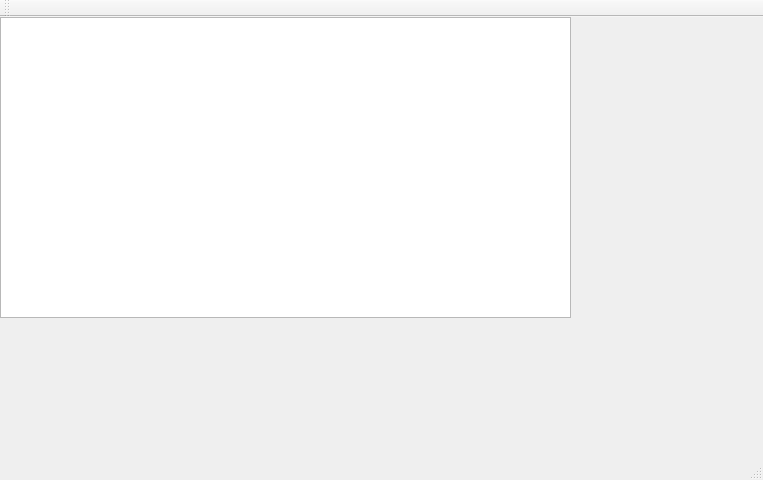
<?xml version="1.0" encoding="UTF-8"?>
<ui version="4.0">
 <class>MainWindow</class>
 <widget class="QMainWindow" name="MainWindow">
  <property name="geometry">
   <rect>
    <x>0</x>
    <y>0</y>
    <width>763</width>
    <height>480</height>
   </rect>
  </property>
  <property name="windowTitle">
   <string>MainWindow</string>
  </property>
  <widget class="QWidget" name="centralWidget">
   <widget class="QGraphicsView" name="graphicsView">
    <property name="geometry">
     <rect>
      <x>0</x>
      <y>0</y>
      <width>571</width>
      <height>301</height>
     </rect>
    </property>
   </widget>
  </widget>
  <widget class="QMenuBar" name="menuBar">
   <property name="geometry">
    <rect>
     <x>0</x>
     <y>0</y>
     <width>763</width>
     <height>25</height>
    </rect>
   </property>
  </widget>
  <widget class="QToolBar" name="mainToolBar">
   <attribute name="toolBarArea">
    <enum>TopToolBarArea</enum>
   </attribute>
   <attribute name="toolBarBreak">
    <bool>false</bool>
   </attribute>
  </widget>
  <widget class="QStatusBar" name="statusBar"/>
 </widget>
 <layoutdefault spacing="6" margin="11"/>
 <resources/>
 <connections/>
</ui>
